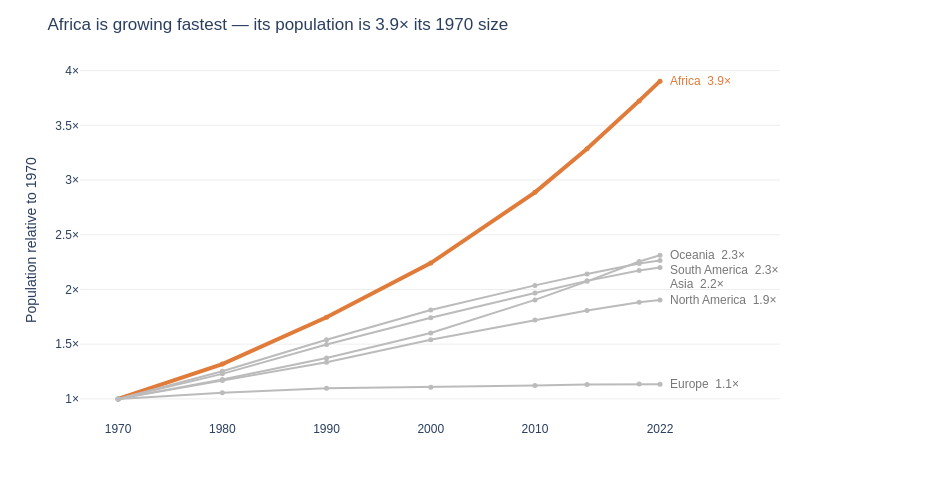

This figure's notebook cell:
### Markdown cell above
**Chart choice & justification:** *Which chart did you choose, and why? Justify design choices.

I chose a line chart because it is the best chart for showing change and trends over the years(time). Each continent’s population is divided by its own 1970 value, so every line starts at 1 in 1970. That lets continents of very different sizes be compared directly.
The y-axis shows how many times each continent has grown since 1970. The fastest-growing continent, Africa, is the only line in orange, and all the others are grey, so we could know the answer from the begining

### Code cell
# Q1 — Line chart: growth relative to 1970 (index, 1970 = 1)
cont = df_long.groupby(['Continent', 'Year'])['Population'].sum().reset_index()
cont['Index'] = cont['Population'] / cont.groupby('Continent')['Population'].transform('first')   # first = 1970

last = cont.loc[cont['Year'] == 2022].sort_values('Index', ascending=False)
fastest = last['Continent'].iloc[0]

colour_map = {c: (ORANGE if c == fastest else GREY) for c in cont['Continent'].unique()}

fig = px.line(
    cont, x='Year', y='Index', color='Continent',
    color_discrete_map=colour_map,
    markers=True,
    labels={'Index': 'Population relative to 1970', 'Year': ''},
    template='plotly_white', height=500, width=950,
)
fig.update_traces(line=dict(width=2), marker=dict(size=5))
fig.update_traces(line=dict(width=4), selector=dict(name=fastest))

label_y, prev = [], None
for v in last['Index']:                       
    y = v if prev is None else min(v, prev - 0.13)
    label_y.append(y); prev = y
last['Label_y'] = label_y

for _, row in last.iterrows():
    fig.add_annotation(
        x=2022, y=row['Label_y'], text=f"{row['Continent']}  {row['Index']:.1f}×",
        showarrow=False, xanchor='left', xshift=8,
        font=dict(color=ORANGE if row['Continent'] == fastest else TEXT_GREY, size=12),
    )

fig.update_layout(
    title=f"{fastest} is growing fastest — its population is {last['Index'].iloc[0]:.1f}× its 1970 size",
    font=FONT, showlegend=False,
    xaxis=dict(showgrid=False, tickvals=[1970, 1980, 1990, 2000, 2010, 2022]),
    yaxis=dict(gridcolor=LIGHTEST_GREY, ticksuffix='×'),
    margin=dict(r=170),
)
fig.show()

### Figure 1 — Plotly figure (JSON) as saved in the notebook; plotly's stock layout.template omitted (floating-point values rounded to 4 significant figures)
{"data": [{"hovertemplate": "Continent=Africa<br>=%{x}<br>Population relative to 1970=%{y}<extra></extra>", "legendgroup": "Africa", "line": {"color": "#E07B39", "dash": "solid", "width": 4}, "marker": {"size": 5, "symbol": "circle"}, "mode": "lines+markers", "name": "Africa", "orientation": "v", "showlegend": true, "type": "scatter", "x": [1970, 1980, 1990, 2000, 2010, 2015, 2020, 2022], "xaxis": "x", "y": [1.0, 1.318, 1.746, 2.241, 2.888, 3.287, 3.723, 3.904], "yaxis": "y"}, {"hovertemplate": "Continent=Asia<br>=%{x}<br>Population relative to 1970=%{y}<extra></extra>", "legendgroup": "Asia", "line": {"color": "#BBBBBB", "dash": "solid", "width": 2}, "marker": {"size": 5, "symbol": "circle"}, "mode": "lines+markers", "name": "Asia", "orientation": "v", "showlegend": true, "type": "scatter", "x": [1970, 1980, 1990, 2000, 2010, 2015, 2020, 2022], "xaxis": "x", "y": [1.0, 1.229, 1.497, 1.741, 1.967, 2.079, 2.174, 2.201], "yaxis": "y"}, {"hovertemplate": "Continent=Europe<br>=%{x}<br>Population relative to 1970=%{y}<extra></extra>", "legendgroup": "Europe", "line": {"color": "#BBBBBB", "dash": "solid", "width": 2}, "marker": {"size": 5, "symbol": "circle"}, "mode": "lines+markers", "name": "Europe", "orientation": "v", "showlegend": true, "type": "scatter", "x": [1970, 1980, 1990, 2000, 2010, 2015, 2020, 2022], "xaxis": "x", "y": [1.0, 1.056, 1.098, 1.107, 1.121, 1.131, 1.137, 1.133], "yaxis": "y"}, {"hovertemplate": "Continent=North America<br>=%{x}<br>Population relative to 1970=%{y}<extra></extra>", "legendgroup": "North America", "line": {"color": "#BBBBBB", "dash": "solid", "width": 2}, "marker": {"size": 5, "symbol": "circle"}, "mode": "lines+markers", "name": "North America", "orientation": "v", "showlegend": true, "type": "scatter", "x": [1970, 1980, 1990, 2000, 2010, 2015, 2020, 2022], "xaxis": "x", "y": [1.0, 1.168, 1.336, 1.541, 1.721, 1.808, 1.884, 1.903], "yaxis": "y"}, {"hovertemplate": "Continent=Oceania<br>=%{x}<br>Population relative to 1970=%{y}<extra></extra>", "legendgroup": "Oceania", "line": {"color": "#BBBBBB", "dash": "solid", "width": 2}, "marker": {"size": 5, "symbol": "circle"}, "mode": "lines+markers", "name": "Oceania", "orientation": "v", "showlegend": true, "type": "scatter", "x": [1970, 1980, 1990, 2000, 2010, 2015, 2020, 2022], "xaxis": "x", "y": [1.0, 1.177, 1.373, 1.603, 1.905, 2.074, 2.255, 2.312], "yaxis": "y"}, {"hovertemplate": "Continent=South America<br>=%{x}<br>Population relative to 1970=%{y}<extra></extra>", "legendgroup": "South America", "line": {"color": "#BBBBBB", "dash": "solid", "width": 2}, "marker": {"size": 5, "symbol": "circle"}, "mode": "lines+markers", "name": "South America", "orientation": "v", "showlegend": true, "type": "scatter", "x": [1970, 1980, 1990, 2000, 2010, 2015, 2020, 2022], "xaxis": "x", "y": [1.0, 1.253, 1.54, 1.812, 2.037, 2.141, 2.237, 2.264], "yaxis": "y"}], "layout": {"annotations": [{"font": {"color": "#E07B39", "size": 12}, "showarrow": false, "text": "Africa  3.9×", "x": 2022, "xanchor": "left", "xshift": 8, "y": 3.904}, {"font": {"color": "#777777", "size": 12}, "showarrow": false, "text": "Oceania  2.3×", "x": 2022, "xanchor": "left", "xshift": 8, "y": 2.312}, {"font": {"color": "#777777", "size": 12}, "showarrow": false, "text": "South America  2.3×", "x": 2022, "xanchor": "left", "xshift": 8, "y": 2.182}, {"font": {"color": "#777777", "size": 12}, "showarrow": false, "text": "Asia  2.2×", "x": 2022, "xanchor": "left", "xshift": 8, "y": 2.052}, {"font": {"color": "#777777", "size": 12}, "showarrow": false, "text": "North America  1.9×", "x": 2022, "xanchor": "left", "xshift": 8, "y": 1.903}, {"font": {"color": "#777777", "size": 12}, "showarrow": false, "text": "Europe  1.1×", "x": 2022, "xanchor": "left", "xshift": 8, "y": 1.133}], "font": {"family": "Arial", "size": 12}, "height": 500, "legend": {"title": {"text": "Continent"}, "tracegroupgap": 0}, "margin": {"r": 170, "t": 60}, "showlegend": false, "title": {"text": "Africa is growing fastest — its population is 3.9× its 1970 size"}, "width": 950, "xaxis": {"anchor": "y", "domain": [0, 1], "showgrid": false, "tickvals": [1970, 1980, 1990, 2000, 2010, 2022], "title": {"text": ""}}, "yaxis": {"anchor": "x", "domain": [0, 1], "gridcolor": "#EEEEEE", "ticksuffix": "×", "title": {"text": "Population relative to 1970"}}}}
